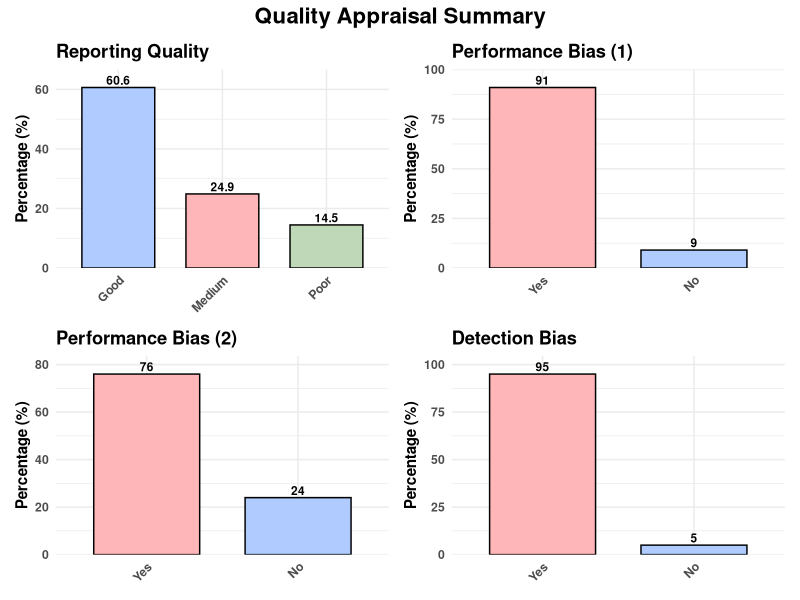

Recreate this plot in R.
library(dplyr)
library(ggplot2)
library(patchwork)
library(readr)

quality_reporting <- read_csv("data/quality_reporting.csv", skip = 1)

# Define pastel fill palette
pastel_palette <- c("#AFCBFF", "#FFB6B9", "#BFD8B8", "#FFD6A5")

# Function to generate quality barplots
plot_quality_bar <- function(data_col, title, fill_color) {
  df <- data.frame(Value = data_col) %>%
    filter(!is.na(Value)) %>%
    mutate(Value = trimws(as.character(Value))) %>%
    count(Value) %>%
    mutate(Percent = n / sum(n) * 100)
  
  ggplot(df, aes(x = reorder(Value, -Percent), y = Percent, fill = Value)) +
    geom_col(color = "black", width = 0.7) +
    geom_text(aes(label = round(Percent, 1)), vjust = -0.3, fontface = "bold", size = 3) +
    scale_fill_manual(values = pastel_palette) +
    scale_y_continuous(expand = expansion(mult = c(0, 0.1))) +
    labs(x = NULL, y = "Percentage (%)", title = title) +
    theme_minimal() +
    theme(
      legend.position = "none",
      axis.text.x = element_text(angle = 45, hjust = 1, face = "bold"),
      axis.text.y = element_text(face = "bold"),
      axis.title.y = element_text(face = "bold"),
      plot.title = element_text(face = "bold")
    )
}

# Generate individual barplots using column names or positions
# Update column names as needed below if different
p1 <- plot_quality_bar(quality_reporting[[4]], "Reporting Quality", pastel_palette[1])
p2 <- plot_quality_bar(quality_reporting[[5]], "Performance Bias (1)", pastel_palette[2])
p3 <- plot_quality_bar(quality_reporting[[6]], "Performance Bias (2)", pastel_palette[3])
p4 <- plot_quality_bar(quality_reporting[[7]], "Detection Bias", pastel_palette[4])

# Combine in 2x2 layout
(p1 | p2) / (p3 | p4) +
  plot_annotation(
    title = "Quality Appraisal Summary",
    theme = theme(plot.title = element_text(size = 16, face = "bold", hjust = 0.5))
  )
